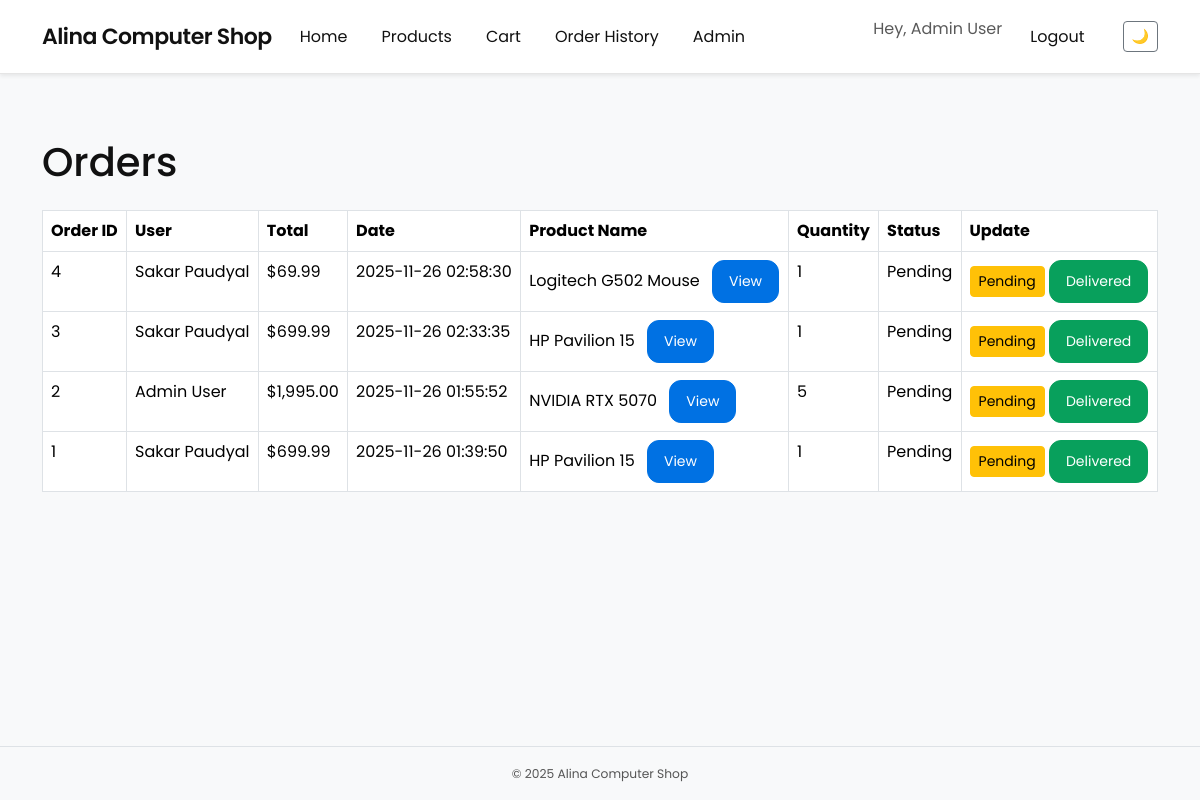
Screenshot of /admin/orders.php (signed in) with the database file from the repository.
### tables this page shows
CREATE TABLE `orders` (
  `id` int(11) NOT NULL,
  `user_id` int(11) NOT NULL,
  `total_price` decimal(10,2) NOT NULL,
  `order_date` timestamp NOT NULL DEFAULT current_timestamp(),
  `status` varchar(20) NOT NULL DEFAULT 'Pending'
);

CREATE TABLE `users` (
  `id` int(11) NOT NULL,
  `name` varchar(100) NOT NULL,
  `email` varchar(100) NOT NULL,
  `password` varchar(255) NOT NULL,
  `is_admin` tinyint(1) DEFAULT 0,
  `created_at` timestamp NOT NULL DEFAULT current_timestamp(),
  `phone` varchar(20) DEFAULT NULL,
  `address` varchar(255) DEFAULT NULL,
  `city` varchar(100) DEFAULT NULL,
  `province` varchar(100) DEFAULT NULL,
  `postal_code` varchar(20) DEFAULT NULL,
  `country` varchar(100) DEFAULT 'Canada'
);

CREATE TABLE `products` (
  `id` int(11) NOT NULL,
  `name` varchar(150) NOT NULL,
  `description` text DEFAULT NULL,
  `price` decimal(10,2) NOT NULL,
  `image_url` varchar(255) DEFAULT NULL,
  `category` varchar(100) DEFAULT NULL,
  `stock` int(11) DEFAULT 0,
  `created_at` timestamp NOT NULL DEFAULT current_timestamp()
);

CREATE TABLE `order_items` (
  `id` int(11) NOT NULL,
  `order_id` int(11) NOT NULL,
  `product_id` int(11) NOT NULL,
  `quantity` int(11) NOT NULL,
  `price` decimal(10,2) NOT NULL
);

### admin/orders.php (the view, shortened to what this page needs)
<?php
require __DIR__ . '/_auth.php';
$orders = $conn->query("
    SELECT
        o.id AS order_id,
        o.user_id,
        u.name AS user_name,
        o.total_price,
        o.order_date,
        o.status,
        oi.product_id,
        oi.quantity,
        p.name AS product_name
    FROM orders o
    JOIN users u ON o.user_id = u.id
    LEFT JOIN order_items oi ON oi.order_id = o.id
    LEFT JOIN products p ON p.id = oi.product_id
    ORDER BY o.id DESC, oi.product_id ASC
");
include __DIR__ . '/../includes/header.php';
?>
<h1 class="mb-4">Orders</h1>
<table class="table table-bordered">
    <thead>
        <tr>
            <th>Order ID</th>
            <th>User</th>
            <th>Total</th>
            <th>Date</th>
            <th>Product Name</th>
            <th>Quantity</th>
            <th>Status</th>
            <th>Update</th>
        </tr>
    </thead>
    <tbody>
    <?php
    $last_order = -1;
    while ($o = $orders->fetch_assoc()):
    ?>
        <tr>
            <?php if ($last_order != $o['order_id']): ?>
                <td rowspan="1"><?= $o['order_id'] ?></td>
                <td rowspan="1"><?= htmlspecialchars($o['user_name']) ?></td>
                <td rowspan="1">$<?= number_format($o['total_price'], 2) ?></td>
                <td rowspan="1"><?= $o['order_date'] ?></td>
            <?php else: ?>
                <td></td><td></td><td></td><td></td>
            <?php endif; ?>
            <td>
                <?= htmlspecialchars($o['product_name']) ?>
                <?php if (!empty($o['product_id'])): ?>
                    <a href="/alina_computer_shop/product.php?id=<?= $o['product_id'] ?>"
                       class="btn btn-sm btn-primary ms-2">
                       View
                    </a>
                <?php endif; ?>
            </td>
            <td><?= $o['quantity'] ?></td>
            <?php if ($last_order != $o['order_id']): ?>
                <td rowspan="1"><?= $o['status'] ?></td>
                <td rowspan="1">
                    <a href="update_status.php?id=<?= $o['order_id'] ?>&status=Pending" class="btn btn-warning btn-sm">Pending</a>
                    <a href="update_status.php?id=<?= $o['order_id'] ?>&status=Delivered" class="btn btn-success btn-sm">Delivered</a>
                </td>
            <?php else: ?>
                <td></td><td></td>
            <?php endif; ?>
        </tr>
    <?php
    $last_order = $o['order_id'];
    endwhile;
    ?>
    </tbody>
</table>
<?php include __DIR__ . '/../includes/footer.php'; ?>

### css/style.css (style rules this page uses)
body { background-color: #ffffff; font-family: "Poppins", sans-serif; color: #111111; }
.btn-primary { background-color: #0071e3 !important; border-color: #0071e3 !important; border-radius: 12px; padding: 10px 16px; }
.btn-success { background-color: #08a05c !important; border-color: #08a05c !important; border-radius: 12px; padding: 10px 16px; }
* { transition: background-color 0.25s ease, color 0.25s ease; }

### rows the page displays
orders: id "4", user.name "Sakar Paudyal", total_price "69.99", order_date "2025-11-26 02:58:30", products.name "Logitech G502 Mouse", order_items.quantity "1", status "Pending"
orders: id "3", user.name "Sakar Paudyal", total_price "699.99", order_date "2025-11-26 02:33:35", products.name "HP Pavilion 15", order_items.quantity "1", status "Pending"
orders: id "2", user.name "Admin User", total_price "1,995.00", order_date "2025-11-26 01:55:52", products.name "NVIDIA RTX 5070", order_items.quantity "5", status "Pending"
orders: id "1", user.name "Sakar Paudyal", total_price "699.99", order_date "2025-11-26 01:39:50", products.name "HP Pavilion 15", order_items.quantity "1", status "Pending"

### other values shown
$store_name "Alina Computer Shop"
$_SESSION['user_name'] "Admin User"
